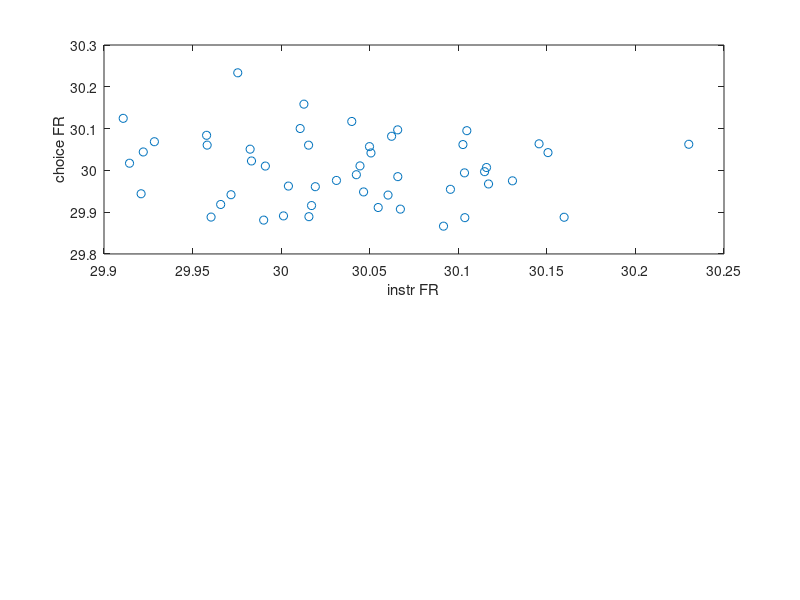

The MATLAB source for this figure: (Note: this script raises an error after producing the figure.)
function testsim_instr_choice_FR
% response amplitudes for instr and choice trials
% null hypothesis: just noise (no tuning)
noise_level = [0.5:0.5:20];
N_rep = 1;

for n = 1:length(noise_level),
	for r = 1:N_rep,
		[p(n,r) CII(n,r)] = testsim_instr_choice_FR_one_noise_level(noise_level(n), 1);
	end
end	

if N_rep > 1,
figure;
subplot(2,1,1)
ig_errorbar(noise_level,p,2);
xlabel('noise level');
ylabel('p value');
subplot(2,1,2)
ig_errorbar(noise_level,CII,2);
xlabel('noise level');
ylabel('CII');
end


function [p meanCII meanCCI] = testsim_instr_choice_FR_one_noise_level(noise_level, TOPLOT)
n_trials = 30; % per hemifield
%noise_level = 5;

for k = 1:50, % units
	unit_FR_level = 30;
	FR_i_l = unit_FR_level + noise_level*randn(1,n_trials);
	FR_i_r = unit_FR_level + noise_level*randn(1,n_trials);
	FR_c_l = unit_FR_level + noise_level*randn(1,n_trials);
	FR_c_r = unit_FR_level + noise_level*randn(1,n_trials);
	
	if mean(FR_i_l) > mean(FR_i_r),
		RA_i(k) = mean(FR_i_l);
		RA_c(k) = mean(FR_c_l);
		RA_cu(k) = mean(FR_c_r);
	else
		RA_i(k) = mean(FR_i_r);
		RA_c(k) = mean(FR_c_r);
		RA_cu(k) = mean(FR_c_l);
	end
	CII(k) = 100*(RA_c(k) - RA_i(k))./max([RA_i(k) RA_c(k)]); 
	CCI(k) = 100*(RA_c(k) - RA_cu(k))./max([RA_c(k) RA_cu(k)]);
	
	
	
end
[h,p] = ttest(RA_i,RA_c);
meanCII = mean(CII);

if TOPLOT,
	figure('Position',[300 300 500 900]);
	subplot(2,1,1)
	plot(RA_i,RA_c,'o');
	xlabel('instr FR');
	ylabel('choice FR');
	title(sprintf('instr FR %.2f, choice FR %.2f, p=%.2f, CII=%.1f% ',mean(RA_i),mean(RA_c),p,meanCII));

	axis equal
	axis square
	add_equality_line;
	
	subplot(2,1,2)
	plot(CII,CCI,'o');
	xlabel('CII');
	ylabel('CCI');
	% title(sprintf('instr FR %.2f, choice FR %.2f, p=%.2f, CII=%.1f% ',mean(RA_i),mean(RA_c),p,meanCII));

	axis equal
	axis square
	ig_add_equality_line;
	
	corrcoef_eval(CII,CCI);
	
end





	
